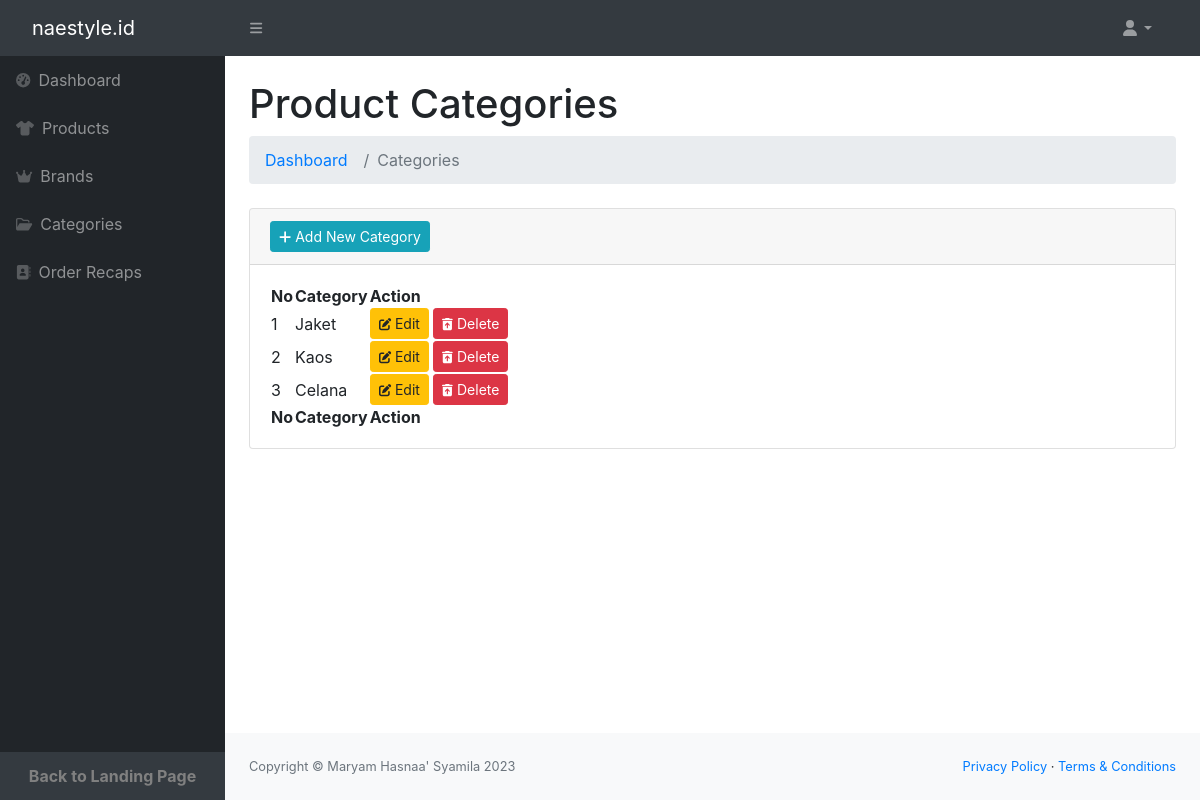
The app's page /naestyle_id/admin_backend/kategori.php, older data.
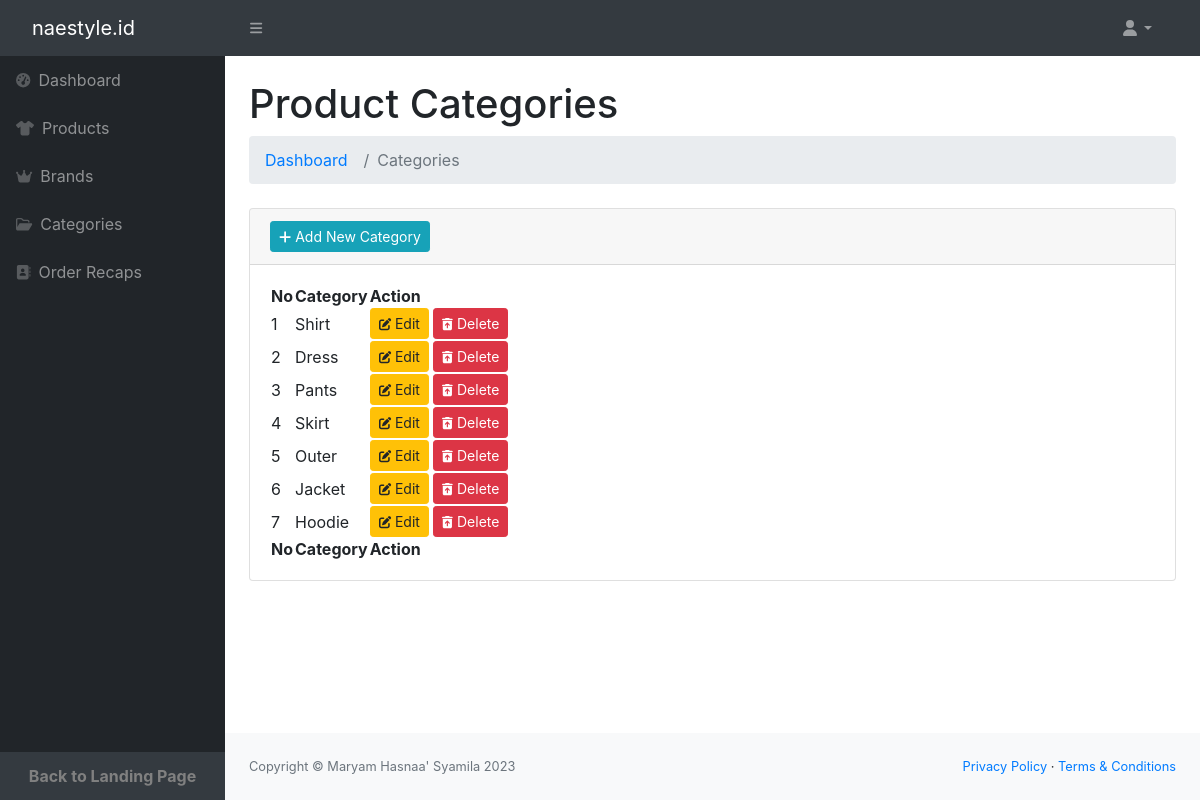
The same page, newer data.
### tables this page shows
CREATE TABLE `tipe_pakaian` (
  `id` int(11) NOT NULL,
  `tipe` varchar(45) DEFAULT NULL
);

### naestyle_id/admin_backend/kategori.php (the view)
<?php
include_once('header.php');
include_once('navbar.php');
?>
<main>
    <div class="container-fluid px-4">
        <h1 class="mt-4">Product Categories</h1>
        <ol class="breadcrumb mb-4">
            <li class="breadcrumb-item"><a href="index.php">Dashboard</a></li>
            <li class="breadcrumb-item active">Categories</li>
        </ol>
        <div class="card mb-4">
            <div class="card-header">
                <a href="create-kategori.php" class="btn btn-info btn-sm"><i class="fas fa-plus"></i> Add New Category</a>
            </div>
            <div class="card-body">
                <table id="datatablesSimple">
                    <thead>
                        <tr>
                            <th>No</th>
                            <th>Category</th>
                            <th>Action</th>
                        </tr>
                    </thead>
                    <tfoot>
                        <tr>
                            <th>No</th>
                            <th>Category</th>
                            <th>Action</th>
                        </tr>
                    </tfoot>
                    <tbody>
                        <?php
                        $no = 1;
                        $sql = "SELECT * FROM tipe_pakaian";
                        $st = $dbh->prepare($sql);
                        $st->execute();
                        $data = $st->fetchAll();
                        foreach ($data as $rs){
                        ?>
                        <tr>
                            <td><?= $no++ ?></td>
                            <td><?= $rs['tipe'] ?></td>
                            <td>
                                <a href="edit-kategori.php?idedit=<?= $rs['id'] ?>" class="btn btn-warning btn-sm"><i class="fa-solid fa-pen-to-square fa-sm"></i> Edit</a>
                                <a href="edit-kategori.php?iddel=<?= $rs['id'] ?>" class="btn btn-danger btn-sm"><i class="fa-solid fa-trash-can-arrow-up fa-sm"></i> Delete</a>
                            </td>
                        </tr>
                        <?php } ?>
                    </tbody>
                </table>
            </div>
        </div>
    </div>
</main>
<?php include_once('footer.php') ?>

### naestyle_id/dbkoneksi.php (shortened to what this page needs)
<link rel="stylesheet" href="https://cdn.jsdelivr.net/npm/bootstrap@4.0.0/dist/css/bootstrap.min.css">

### naestyle_id/admin_backend/header.php (shortened to what this page needs)
<?php require_once('../dbkoneksi.php') ?>
<!DOCTYPE html>
<html lang="en">
    <head>
        <link href="https://cdn.jsdelivr.net/npm/simple-datatables@7.1.2/dist/style.min.css" rel="stylesheet" />
        <link href="css/styles.css" rel="stylesheet" />
        <link rel="stylesheet" href="https://stackpath.bootstrapcdn.com/bootstrap/4.1.3/css/bootstrap.min.css">
        <link rel="stylesheet" href="https://maxcdn.bootstrapcdn.com/font-awesome/4.7.0/css/font-awesome.min.css">
    </head>

### naestyle_id/admin_backend/navbar.php (shortened to what this page needs)
<body class="sb-nav-fixed">
    <nav class="sb-topnav navbar navbar-expand navbar-dark bg-dark">
        <a class="navbar-brand ps-3" href="index.php">naestyle.id</a>
        <button class="btn btn-link btn-sm order-1 order-lg-0 me-4 me-lg-0" id="sidebarToggle" href="#!"><i class="fas fa-bars"></i></button>
        <ul class="navbar-nav ms-auto ms-md-0 me-3 me-lg-4">
            <li class="nav-item dropdown">
                <a class="nav-link dropdown-toggle" id="navbarDropdown" href="#" role="button" data-bs-toggle="dropdown" aria-expanded="false"><i class="fas fa-user fa-fw"></i></a>
            </li>
        </ul>
    </nav>
    <div id="layoutSidenav">
        <div id="layoutSidenav_nav">
            <nav class="sb-sidenav accordion sb-sidenav-dark" id="sidenavAccordion">
                <div class="sb-sidenav-menu">
                    <div class="nav">
                        <a class="nav-link" href="index.php">
                            <div class="sb-nav-link-icon"><i class="fas fa-tachometer-alt"></i></div>
                            Dashboard
                        </a>
                        <a class="nav-link" href="produk.php">
                            <div class="sb-nav-link-icon"><i class="fas fa-shirt"></i></div>
                            Products
                        </a>
                        <a class="nav-link" href="brand.php">
                            <div class="sb-nav-link-icon"><i class="fa-solid fa-crown"></i></div>
                            Brands
                        </a>
                        <a class="nav-link" href="kategori.php">
                            <div class="sb-nav-link-icon"><i class="fa-regular fa-folder-open"></i></div>
                            Categories
                        </a>
                        <a class="nav-link" href="pesanan.php">
                            <div class="sb-nav-link-icon"><i class="fa-solid fa-address-book"></i></div>
                            Order Recaps
                        </a>
                    </div>
                </div>
                <div class="sb-sidenav-footer">
                    <div class="text-center"><a href="../index.php" style="text-decoration: none; color:gray; font-weight: bold;">Back to Landing Page</a> </div>
                </div>
            </nav>
        </div>
        <div id="layoutSidenav_content">

### naestyle_id/admin_backend/footer.php (shortened to what this page needs)
<footer class="py-4 bg-light mt-auto">
                    <div class="container-fluid px-4">
                        <div class="d-flex align-items-center justify-content-between small">
                            <div class="text-muted">Copyright &copy; Maryam Hasnaa' Syamila 2023</div>
                            <div>
                                <a href="#">Privacy Policy</a>
                                &middot;
                                <a href="#">Terms &amp; Conditions</a>
                            </div>
                        </div>
                    </div>
                </footer>
            </div>
        </div>
    </body>
</html>

Row changes from the older to the newer data that the page shows:
removed tipe_pakaian: tipe "Jaket"
removed tipe_pakaian: tipe "Kaos"
removed tipe_pakaian: tipe "Celana"
added tipe_pakaian: tipe "Shirt"
added tipe_pakaian: tipe "Dress"
added tipe_pakaian: tipe "Pants"
added tipe_pakaian: tipe "Skirt"
added tipe_pakaian: tipe "Outer"
added tipe_pakaian: tipe "Jacket"
added tipe_pakaian: tipe "Hoodie"
